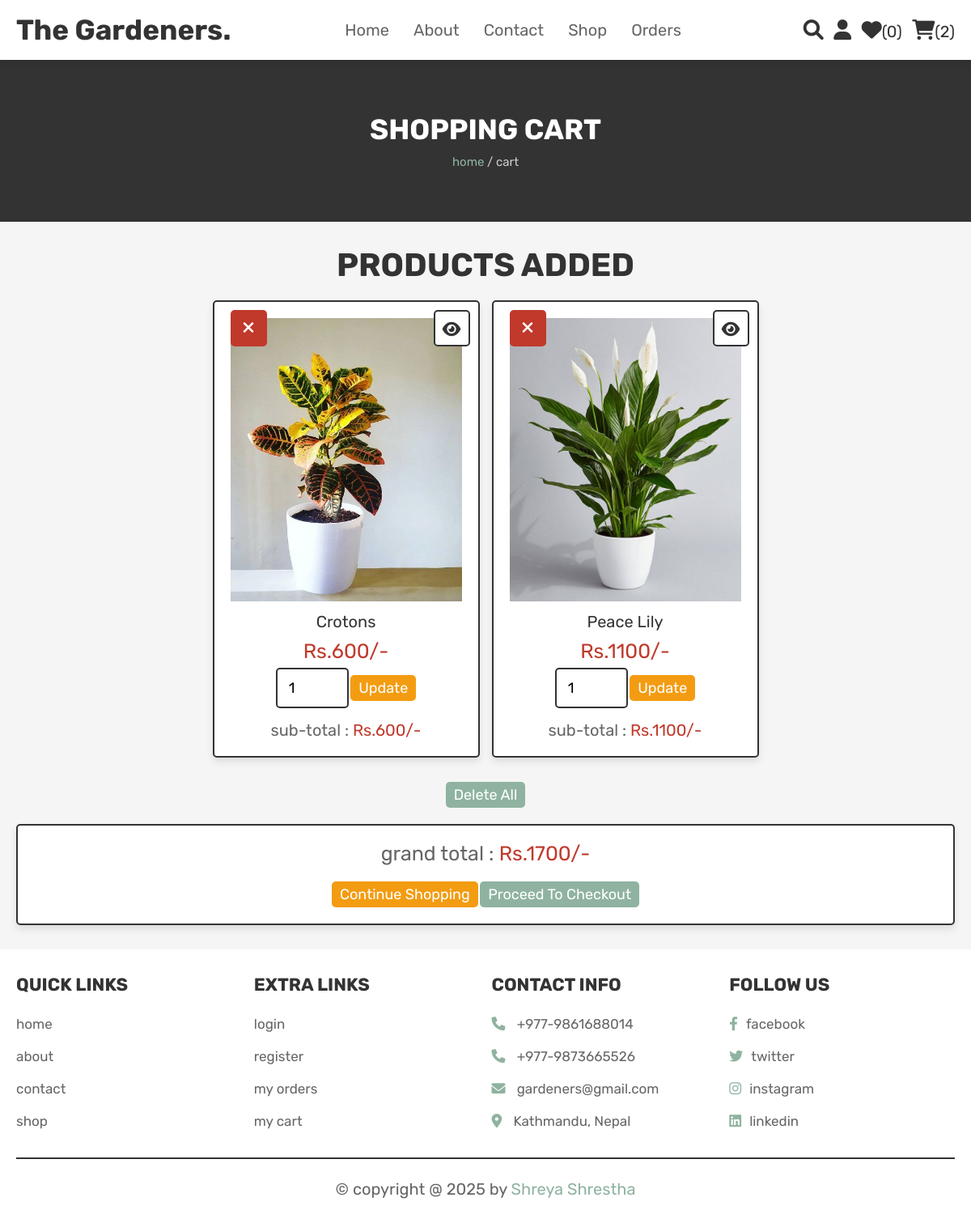
The app's page /cart.php (signed in) with its own data.
### tables this page shows
CREATE TABLE `cart` (
  `id` int(100) NOT NULL,
  `user_id` int(100) NOT NULL,
  `pid` int(100) NOT NULL,
  `name` varchar(100) NOT NULL,
  `price` int(100) NOT NULL,
  `quantity` int(100) NOT NULL,
  `image` varchar(100) NOT NULL
);

### cart.php (the view, shortened to what this page needs)
<?php
@include 'config.php';
$user_id = $_SESSION['user_id'];
?>
<!DOCTYPE html>
<html lang="en">
<head>
   <link rel="stylesheet" href="https://cdnjs.cloudflare.com/ajax/libs/font-awesome/6.0.0/css/all.min.css">
   <link rel="stylesheet" href="css/style.css">
</head>
<body>
<?php @include 'header.php'; ?>
<section class="heading">
    <h3>shopping cart</h3>
    <p> <a href="home.php">home</a> / cart </p>
</section>
<section class="shopping-cart">
    <h1 class="title">products added</h1>
    <div class="box-container">
    <?php
        $grand_total = 0;
        $select_cart = mysqli_query($conn, "SELECT * FROM `cart` WHERE user_id = '$user_id'") or die('query failed');
        if(mysqli_num_rows($select_cart) > 0){
            while($fetch_cart = mysqli_fetch_assoc($select_cart)){
    ?>
    <div  class="box">
        <a href="cart.php?delete=<?php echo $fetch_cart['id']; ?>" class="fas fa-times" onclick="return confirm('delete this from cart?');"></a>
        <a href="view_page.php?pid=<?php echo $fetch_cart['pid']; ?>" class="fas fa-eye"></a>
        <img src="uploaded_img/<?php echo $fetch_cart['image']; ?>" alt="" class="image">
        <div class="name"><?php echo $fetch_cart['name']; ?></div>
        <div class="price">Rs.<?php echo $fetch_cart['price']; ?>/-</div>
        <form action="" method="post">
            <input type="number" min="1" value="<?php echo $fetch_cart['quantity']; ?>" name="cart_quantity" class="qty">
            <input type="submit" value="update" class="option-btn" name="update_quantity">
        </form>
        <div class="sub-total"> sub-total : <span>Rs.<?php echo $sub_total = ($fetch_cart['price'] * $fetch_cart['quantity']); ?>/-</span> </div>
    </div>
    <?php
    $grand_total += $sub_total;
        }
    }else{
        echo '<p class="empty">your cart is empty</p>';
    }
    ?>
    </div>
    <div class="more-btn">
        <a href="cart.php?delete_all" class="delete-btn <?php echo ($grand_total > 1)?'':'disabled' ?>" onclick="return confirm('delete all from cart?');">delete all</a>
    </div>
    <div class="cart-total">
        <p>grand total : <span>Rs.<?php echo $grand_total; ?>/-</span></p>
        <a href="shop.php" class="option-btn">continue shopping</a>
        <a href="checkout.php" class="btn  <?php echo ($grand_total > 1)?'':'disabled' ?>">proceed to checkout</a>
    </div>
</section>
<?php @include 'footer.php'; ?>
</body>
</html>

### css/style.css (style rules this page uses)
:root { --pink:#e84393; --red:#c0392b; --orange:#f39c12; --black:#333; --white:#fff; --light-color:#666; --light-white:#ccc; --light-bg:#f5f5f5; --border:.2rem solid var(--black); --box-shadow:0 .5rem 1rem rgba(0,0,0,.1); --green: #8FB3A0; }
* { font-family: 'Rubik', sans-serif; margin:0; padding:0; box-sizing: border-box; outline: none; border:none; text-decoration: none; transition:all .2s linear; }
html { font-size: 62.5%; overflow-x: hidden; scroll-behavior: smooth; scroll-padding-top: 6.5rem; }
body { background: var(--light-bg); }
section { padding:3rem 2rem; }
.btn, .delete-btn, .option-btn { display: inline-block; border-radius: 0.5rem; margin-top: 1rem; font-size: 1.8rem; color:var(--white); cursor: pointer; padding:0.5rem 1rem; text-transform: capitalize; }
.btn { background-color: var(--green); }
.delete-btn { background-color: var(--green); }
.option-btn { background-color: var(--orange); }
.more-btn { margin-top: 2rem; text-align: center; }
.heading { display: flex; flex-flow: column; align-items: center; justify-content: center; gap:1rem; background-color: var(--black); text-align: center; min-height: 25vh; }
.heading h3 { font-size: 3.5rem; color:var(--white); text-transform: uppercase; }
.heading p { font-size: 1.5rem; color:var(--light-white); }
.heading p a { color:var(--green); }
.title { text-align: center; margin-bottom: 2rem; color:var(--black); text-transform: uppercase; font-size: 4rem; }
.shopping-cart .box-container { max-width: 1200px; margin:0 auto; display: grid; grid-template-columns: repeat(auto-fit, 33rem); gap:1.5rem; align-items: flex-start; justify-content: center; }
.shopping-cart .box-container .box { padding:2rem; text-align: center; background-color: var(--white); border:var(--border); box-shadow: var(--box-shadow); border-radius: .5rem; position: relative; }
.shopping-cart .box-container .box .image { height: 35rem; width: 100%; object-fit: cover; }
.shopping-cart .box-container .box .fa-eye, .shopping-cart .box-container .box .fa-times { position: absolute; top:1rem; height: 4.5rem; width: 4.5rem; line-height: 4.3rem; font-size: 2rem; border-radius: .5rem; }
.shopping-cart .box-container .box .fa-eye { right:1rem; border:var(--border); background-color: var(--white); color:var(--black); }
.shopping-cart .box-container .box .fa-times { background-color: var(--red); color:var(--white); }
.shopping-cart .box-container .box .name { font-size: 2rem; color:var(--black); margin:1rem 0; }
.shopping-cart .box-container .box .price { font-size: 2.5rem; color:var(--red); margin:.5rem 0; }
.shopping-cart .box-container .box .qty { width: 9rem; padding:1.2rem 1.4rem; border-radius: .5rem; border:var(--border); font-size: 1.8rem; }
.shopping-cart .box-container .box .sub-total { margin-top: 1.5rem; font-size: 2rem; color:var(--light-color); }
.shopping-cart .box-container .box .sub-total span { color:var(--red); }
.shopping-cart .cart-total { max-width: 1200px; margin:0 auto; padding:2rem; text-align: center; background-color: var(--white); border:var(--border); box-shadow: var(--box-shadow); border-radius: .5rem; margin-top: 2rem; }
.shopping-cart .cart-total p { font-size: 2.5rem; color:var(--light-color); margin-bottom: 1rem; }
.shopping-cart .cart-total p span { color:var(--red); }

### records on screen
cart: image (picture), name "Crotons", price "600", cart_quantity "1"
cart: image (picture), name "Peace Lily", price "1100", cart_quantity "1"

### other values on screen
$wishlist_num_rows "0"
$cart_num_rows "2"
$grand_total "1700"
